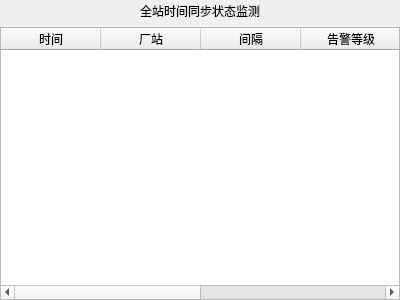
<?xml version="1.0" encoding="UTF-8"?>
<ui version="4.0">
 <class>StationTimeSyncAbnormol</class>
 <widget class="QWidget" name="StationTimeSyncAbnormol">
  <property name="geometry">
   <rect>
    <x>0</x>
    <y>0</y>
    <width>400</width>
    <height>300</height>
   </rect>
  </property>
  <property name="windowTitle">
   <string>Form</string>
  </property>
  <layout class="QGridLayout" name="gridLayout_StationTimeSyncAbnormol" rowstretch="1,13">
   <property name="margin">
    <number>0</number>
   </property>
   <item row="0" column="0">
    <widget class="QLabel" name="label">
     <property name="sizePolicy">
      <sizepolicy hsizetype="Expanding" vsizetype="Expanding">
       <horstretch>0</horstretch>
       <verstretch>0</verstretch>
      </sizepolicy>
     </property>
     <property name="text">
      <string>全站时间同步状态监测</string>
     </property>
     <property name="alignment">
      <set>Qt::AlignCenter</set>
     </property>
    </widget>
   </item>
   <item row="1" column="0">
    <widget class="QTableWidget" name="tableWidget">
     <column>
      <property name="text">
       <string>时间</string>
      </property>
     </column>
     <column>
      <property name="text">
       <string>厂站</string>
      </property>
     </column>
     <column>
      <property name="text">
       <string>间隔</string>
      </property>
     </column>
     <column>
      <property name="text">
       <string>告警等级</string>
      </property>
     </column>
     <column>
      <property name="text">
       <string>推理结论</string>
      </property>
     </column>
     <column>
      <property name="text">
       <string>详情</string>
      </property>
     </column>
    </widget>
   </item>
  </layout>
 </widget>
 <resources/>
 <connections/>
</ui>
